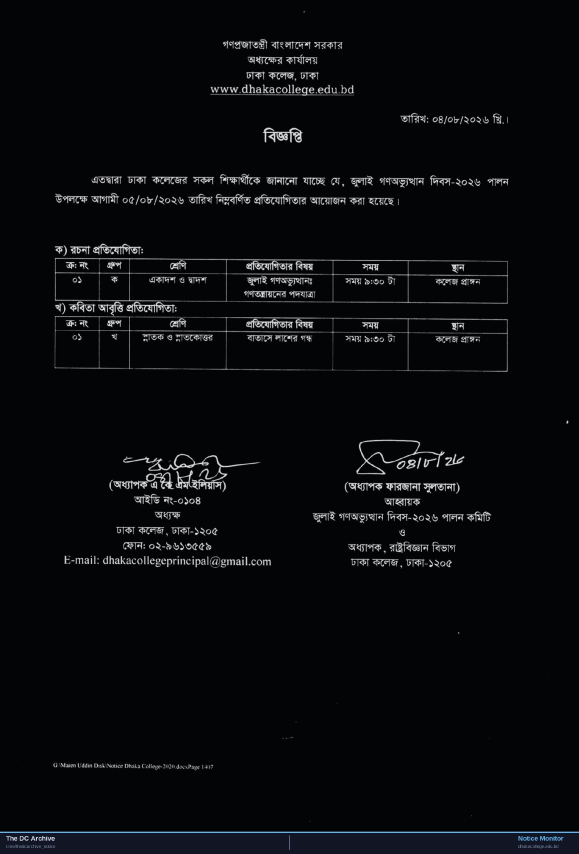
#> input picture image.png, 1735 x 2560 px (shown at 1/3 size)
$ python -i branding.py   (imports and definitions only)
#> lines starting #> are read from the running program, lines starting #| are printed output that depends on the picture
from PIL import Image, ImageDraw, ImageFont
import math
import os

# ---------------------------------------------------------------------------
# Config — edit these to match your channel
# ---------------------------------------------------------------------------
LOGO_PATH = "assets/logo.png"

FACEBOOK_HANDLE = "facebook.com/thedcarchive"
TELEGRAM_HANDLE = "t.me/thedcarchive_notice"
SOURCE_SITE = "dhakacollege.edu.bd"

BAR_HEIGHT = 90
BG_COLOR = (10, 14, 26)            # near-black navy
TEXT_COLOR = (230, 230, 230)
SUBTEXT_COLOR = (150, 160, 175)

WATERMARK_TEXT = "THE DC ARCHIVE"
WATERMARK_SUBTEXT = "VERIFIED DOCUMENT"
WATERMARK_COLOR = (45, 100, 200)   # slightly more saturated brand blue
WATERMARK_OPACITY = 35             # reduced slightly for the bolder design
WATERMARK_ANGLE = 35
WATERMARK_SPACING_X = 450          # wider spacing for brick pattern
WATERMARK_SPACING_Y = 280

FONT_BOLD_PATH = "assets/fonts/Inter-Bold.ttf"
FONT_REG_PATH = "assets/fonts/Inter-Regular.ttf"

def _font(path, size):
    try:
        return ImageFont.truetype(path, size)
    except OSError:
        try:
            return ImageFont.truetype("/usr/share/fonts/truetype/liberation/LiberationSans-Bold.ttf", size)
        except OSError:
            return ImageFont.load_default()

def _tiled_watermark(size):
    """Faint repeating diagonal watermark layer, same size as the page.
    Redesigned to feature an alternating brick pattern with a subtext."""
    w, h = size
    font_main = _font(FONT_BOLD_PATH, 48)
    font_sub = _font(FONT_BOLD_PATH, 24)

    diag = int(math.hypot(w, h))
    tile = Image.new("RGBA", (diag, diag), (0, 0, 0, 0))
    tdraw = ImageDraw.Draw(tile)

    for row_idx, y in enumerate(range(0, diag, WATERMARK_SPACING_Y)):
        # Offset every other row for a brick-like pattern
        offset_x = (WATERMARK_SPACING_X // 2) if row_idx % 2 == 1 else 0
        for x in range(-offset_x, diag + offset_x, WATERMARK_SPACING_X):
            # Draw main text centered at (x, y)
            tdraw.text((x, y), WATERMARK_TEXT, font=font_main,
                       fill=WATERMARK_COLOR + (WATERMARK_OPACITY,), anchor="ma")
            # Draw subtext right below it
            tdraw.text((x, y + 55), WATERMARK_SUBTEXT, font=font_sub,
                       fill=WATERMARK_COLOR + (WATERMARK_OPACITY,), anchor="ma")

    tile = tile.rotate(WATERMARK_ANGLE, expand=False)

    layer = Image.new("RGBA", size, (0, 0, 0, 0))
    layer.paste(tile, (-(diag - w) // 2, -(diag - h) // 2), tile)
    return layer

def _load_logo(max_height):
    if not os.path.exists(LOGO_PATH):
        return None
    try:
        logo = Image.open(LOGO_PATH).convert("RGBA")
        bbox = logo.getbbox()
        if bbox:
            logo = logo.crop(bbox)
        ratio = max_height / logo.height
        return logo.resize((max(1, int(logo.width * ratio)), max_height), Image.Resampling.LANCZOS)
    except Exception:
        return None

def add_branding(page_img: Image.Image) -> Image.Image:
    """
    page_img: a single rendered notice page, in its original, unmodified
              colors (do not pre-process/invert it before calling this).

    Returns: original page (untouched) + faint full-page watermark,
             with a footer bar appended below carrying logo + CTAs.
    """
    page_img = page_img.convert("RGBA")
    w, h = page_img.size

    # 1. Composite the faint watermark directly over the untouched original.
    watermark = _tiled_watermark((w, h))
    watermarked = Image.alpha_composite(page_img, watermark)

    # 2. Footer bar appended below — never overlaps the notice content.
    canvas = Image.new("RGBA", (w, h + BAR_HEIGHT), BG_COLOR + (255,))
    canvas.paste(watermarked, (0, 0))
    draw = ImageDraw.Draw(canvas)

    logo = _load_logo(max_height=BAR_HEIGHT - 30)
    text_x = 24
    if logo:
        canvas.paste(logo, (24, h + (BAR_HEIGHT - logo.height) // 2), logo)
        text_x = 24 + logo.width + 16

    font_bold = _font(FONT_BOLD_PATH, 22)
    font_reg = _font(FONT_REG_PATH, 15)

    draw.text((text_x, h + 18), "The DC Archive · Verified",
              font=font_bold, fill=TEXT_COLOR)
    draw.text(
        (text_x, h + 48),
        f"Follow: {FACEBOOK_HANDLE}   |   Join for instant updates: {TELEGRAM_HANDLE}",
        font=font_reg, fill=SUBTEXT_COLOR,
    )

    # Right-aligned source tag
    try:
        bbox = draw.textbbox((0, 0), SOURCE_SITE, font=font_reg)
        text_w = bbox[2] - bbox[0]
    except AttributeError:
        text_w = font_reg.getlength(SOURCE_SITE) if hasattr(font_reg, 'getlength') else 150

    draw.text((w - text_w - 24, h + 35), SOURCE_SITE,
              font=font_reg, fill=SUBTEXT_COLOR)

    return canvas.convert("RGB")

>>> from PIL import Image
>>> picture = Image.open('image.png')
#> picture is the input picture: PIL image 1735x2560 RGB; mean R, G, B 9.1, 10.3, 12.7
>>> result = add_branding(picture)
#> in _tiled_watermark, `tile = Image.new("RGBA", (diag, diag), (0, 0, 0, 0))`: tile: PIL image 3092x3092 RGBA; every value is 0
#> in _tiled_watermark, `tile = tile.rotate(WATERMARK_ANGLE, expand=False)`:
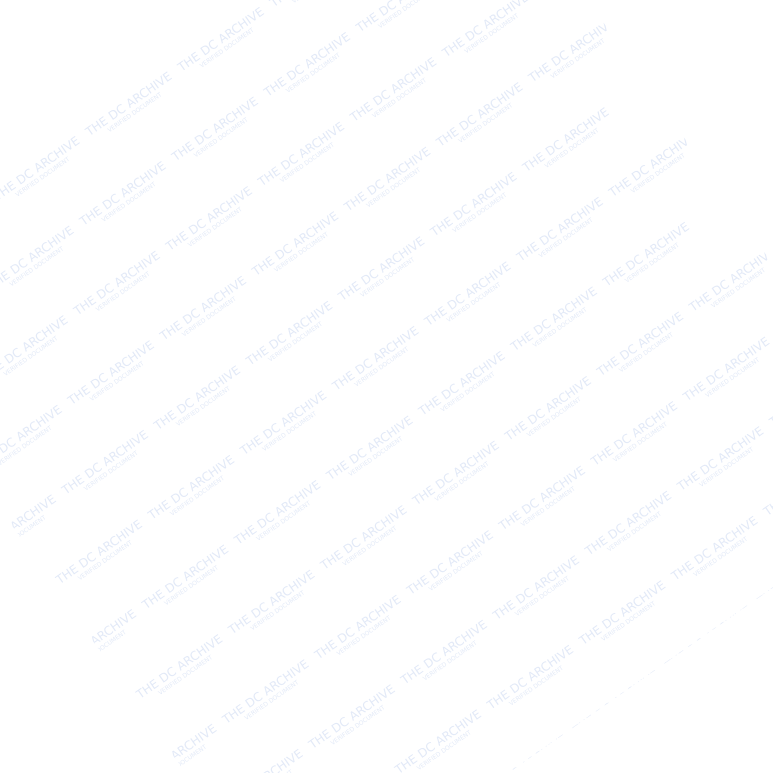
#> tile: PIL image 3092x3092 RGBA (shown at 1/4 size); mean R, G, B, A 2.1, 4.6, 9.2, 1.3; transparent parts drawn white
#> in _tiled_watermark, `layer = Image.new("RGBA", size, (0, 0, 0, 0))`: layer: PIL image 1735x2560 RGBA; every value is 0
#> in add_branding, `canvas = Image.new("RGBA", (w, h + BAR_HEIGHT), BG_COLOR + (255,))`:
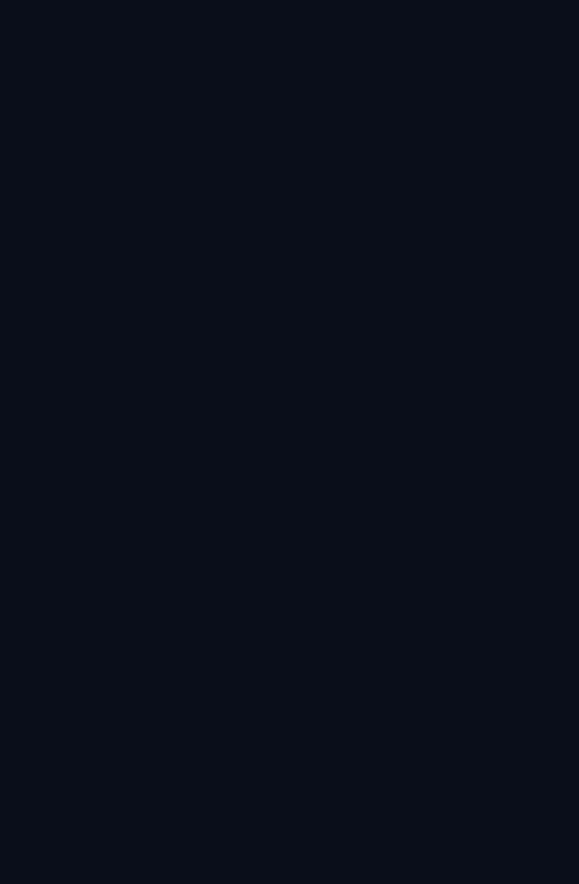
#> canvas: PIL image 1735x2650 RGBA (shown at 1/3 size); mean R, G, B, A 10, 14, 26, 255
#> in add_branding, `canvas.paste(watermarked, (0, 0))`:
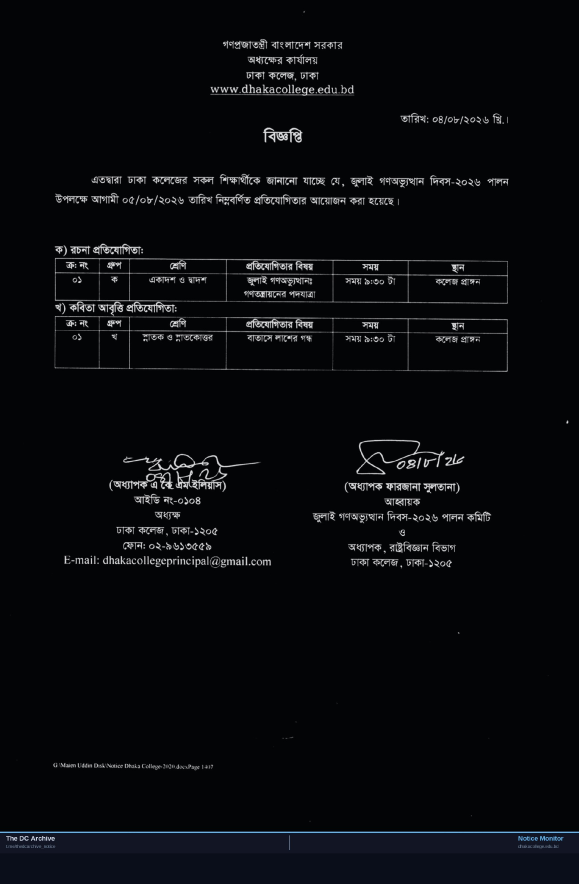
#> canvas: PIL image 1735x2650 RGBA (shown at 1/3 size); mean R, G, B, A 9.1, 10.4, 13.1, 255
#> in add_branding, `bbox = draw.textbbox((0, 0), SOURCE_SITE, font=font_reg)`: bbox = (0, 3, 156, 17)
#> in add_branding, `text_w = bbox[2] - bbox[0]`: text_w = 156
